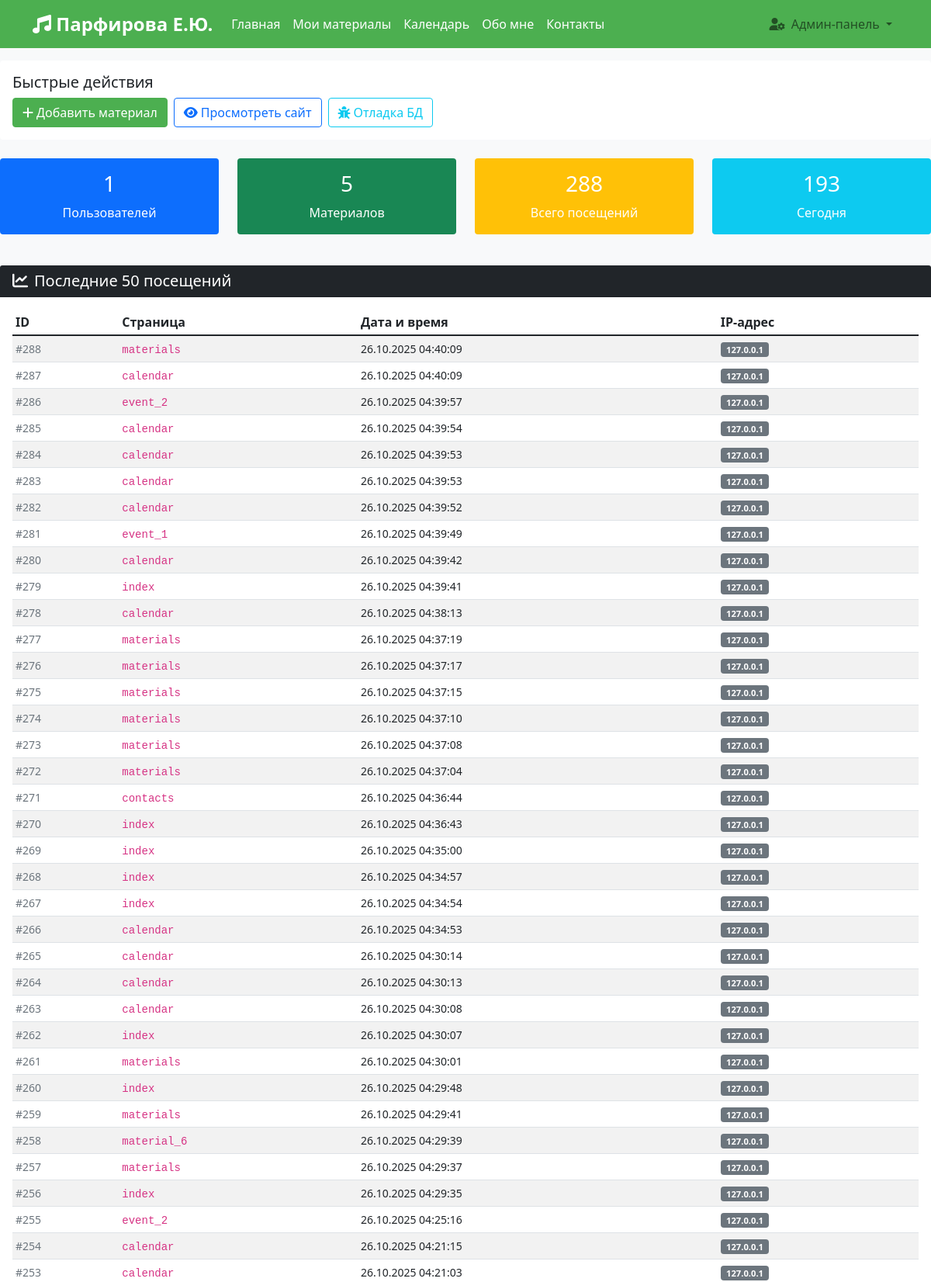
The page /admin/debug (signed in, upper part) on the database its author committed.
### models.py (models this page shows)
class PageVisit(db.Model):
    id = db.Column(db.Integer, primary_key=True)
    page = db.Column(db.String(100), nullable=False)
    visit_date = db.Column(db.DateTime, nullable=False, default=lambda: datetime.now(timezone.utc))
    ip_address = db.Column(db.String(45))

### app.py (the view)
@app.route('/admin/debug')
@login_required
def admin_debug():
    users = User.query.all()
    materials = Material.query.all()
    visits = PageVisit.query.order_by(PageVisit.visit_date.desc()).limit(50).all()
    stats = {
        'total_users': len(users),
        'total_materials': len(materials),
        'total_visits': PageVisit.query.count(),
        'recent_visits': PageVisit.query.filter(
            PageVisit.visit_date >= datetime.now(timezone.utc).date()
        ).count()
    }
    return render_template('admin/debug.html',
                         users=users,
                         materials=materials,
                         visits=visits,
                         stats=stats)

### app.py (called while the page is built)
@login_manager.user_loader
def load_user(user_id):
    return db.session.get(User, int(user_id))

### templates/admin/debug.html (shortened to what this page needs)
{% extends "base.html" %}
{% block content %}
<div class="row mb-4">
    <div class="col-12">
        <div class="card">
            <div class="card-body">
                <h5 class="card-title">Быстрые действия</h5>
                <div class="d-flex gap-2 flex-wrap">
                    <a href="{{ url_for('admin_materials') }}" class="btn btn-success">
                        <i class="fas fa-plus me-1"></i>Добавить материал
                    </a>
                    <a href="{{ url_for('materials') }}" class="btn btn-outline-primary">
                        <i class="fas fa-eye me-1"></i>Просмотреть сайт
                    </a>
                    <a href="{{ url_for('admin_debug') }}" class="btn btn-outline-info">
                        <i class="fas fa-bug me-1"></i>Отладка БД
                    </a>
                </div>
            </div>
        </div>
    </div>
</div>
    <div class="row mb-4">
        <div class="col-md-3 mb-3">
            <div class="card bg-primary text-white">
                <div class="card-body text-center">
                    <h3>{{ stats.total_users }}</h3>
                    <p class="mb-0">Пользователей</p>
                </div>
            </div>
        </div>
        <div class="col-md-3 mb-3">
            <div class="card bg-success text-white">
                <div class="card-body text-center">
                    <h3>{{ stats.total_materials }}</h3>
                    <p class="mb-0">Материалов</p>
                </div>
            </div>
        </div>
        <div class="col-md-3 mb-3">
            <div class="card bg-warning text-white">
                <div class="card-body text-center">
                    <h3>{{ stats.total_visits }}</h3>
                    <p class="mb-0">Всего посещений</p>
                </div>
            </div>
        </div>
        <div class="col-md-3 mb-3">
            <div class="card bg-info text-white">
                <div class="card-body text-center">
                    <h3>{{ stats.recent_visits }}</h3>
                    <p class="mb-0">Сегодня</p>
                </div>
            </div>
        </div>
    </div>
    <div class="card mb-4">
        <div class="card-header bg-dark text-white">
            <h5 class="mb-0"><i class="fas fa-chart-line me-2"></i>Последние 50 посещений</h5>
        </div>
        <div class="card-body">
            {% if visits %}
            <div class="table-responsive">
                <table class="table table-striped table-sm">
                    <thead>
                        <tr>
                            <th>ID</th>
                            <th>Страница</th>
                            <th>Дата и время</th>
                            <th>IP-адрес</th>
                        </tr>
                    </thead>
                    <tbody>
                        {% for visit in visits %}
                        <tr>
                            <td><small class="text-muted">#{{ visit.id }}</small></td>
                            <td>
                                <code>{{ visit.page }}</code>
                            </td>
                            <td>
                                <small>{{ visit.visit_date.strftime('%d.%m.%Y %H:%M:%S') }}</small>
                            </td>
                            <td>
                                <span class="badge bg-secondary">{{ visit.ip_address }}</span>
                            </td>
                        </tr>
                        {% endfor %}
                    </tbody>
                </table>
            </div>
            {% else %}
            <div class="text-center text-muted py-4">
                <i class="fas fa-inbox fa-3x mb-3"></i>
                <p>Нет данных о посещениях</p>
            </div>
            {% endif %}
        </div>
    </div>
{% endblock %}

### static/css/style.css (style rules this page uses)
:root { --primary-color: #4CAF50; --secondary-color: #FFC107; --accent-color: #2196F3; }
body { font-family: 'Segoe UI', Tahoma, Geneva, Verdana, sans-serif; background-color: #f8f9fa; }
.card { transition: transform 0.3s ease, box-shadow 0.3s ease; border: none; }
.badge { font-size: 0.7rem; }
.btn-success { background-color: var(--primary-color); border-color: var(--primary-color); }
.card { animation: fadeIn 0.6s ease-out; }

### rows shown on the page
PageVisit: id "288", page "materials", visit_date "26.10.2025 04:40:09", ip_address "127.0.0.1"
PageVisit: id "287", page "calendar", visit_date "26.10.2025 04:40:09", ip_address "127.0.0.1"
PageVisit: id "286", page "event_2", visit_date "26.10.2025 04:39:57", ip_address "127.0.0.1"
PageVisit: id "285", page "calendar", visit_date "26.10.2025 04:39:54", ip_address "127.0.0.1"
PageVisit: id "284", page "calendar", visit_date "26.10.2025 04:39:53", ip_address "127.0.0.1"
PageVisit: id "283", page "calendar", visit_date "26.10.2025 04:39:53", ip_address "127.0.0.1"
PageVisit: id "282", page "calendar", visit_date "26.10.2025 04:39:52", ip_address "127.0.0.1"
PageVisit: id "281", page "event_1", visit_date "26.10.2025 04:39:49", ip_address "127.0.0.1"
PageVisit: id "280", page "calendar", visit_date "26.10.2025 04:39:42", ip_address "127.0.0.1"
PageVisit: id "279", page "index", visit_date "26.10.2025 04:39:41", ip_address "127.0.0.1"
PageVisit: id "278", page "calendar", visit_date "26.10.2025 04:38:13", ip_address "127.0.0.1"
PageVisit: id "277", page "materials", visit_date "26.10.2025 04:37:19", ip_address "127.0.0.1"
PageVisit: id "276", page "materials", visit_date "26.10.2025 04:37:17", ip_address "127.0.0.1"
PageVisit: id "275", page "materials", visit_date "26.10.2025 04:37:15", ip_address "127.0.0.1"
PageVisit: id "274", page "materials", visit_date "26.10.2025 04:37:10", ip_address "127.0.0.1"
PageVisit: id "273", page "materials", visit_date "26.10.2025 04:37:08", ip_address "127.0.0.1"
PageVisit: id "272", page "materials", visit_date "26.10.2025 04:37:04", ip_address "127.0.0.1"
PageVisit: id "271", page "contacts", visit_date "26.10.2025 04:36:44", ip_address "127.0.0.1"
PageVisit: id "270", page "index", visit_date "26.10.2025 04:36:43", ip_address "127.0.0.1"
PageVisit: id "269", page "index", visit_date "26.10.2025 04:35:00", ip_address "127.0.0.1"
PageVisit: id "268", page "index", visit_date "26.10.2025 04:34:57", ip_address "127.0.0.1"
PageVisit: id "267", page "index", visit_date "26.10.2025 04:34:54", ip_address "127.0.0.1"
PageVisit: id "266", page "calendar", visit_date "26.10.2025 04:34:53", ip_address "127.0.0.1"
PageVisit: id "265", page "calendar", visit_date "26.10.2025 04:30:14", ip_address "127.0.0.1"
PageVisit: id "264", page "calendar", visit_date "26.10.2025 04:30:13", ip_address "127.0.0.1"
PageVisit: id "263", page "calendar", visit_date "26.10.2025 04:30:08", ip_address "127.0.0.1"
PageVisit: id "262", page "index", visit_date "26.10.2025 04:30:07", ip_address "127.0.0.1"
PageVisit: id "261", page "materials", visit_date "26.10.2025 04:30:01", ip_address "127.0.0.1"
PageVisit: id "260", page "index", visit_date "26.10.2025 04:29:48", ip_address "127.0.0.1"
PageVisit: id "259", page "materials", visit_date "26.10.2025 04:29:41", ip_address "127.0.0.1"
PageVisit: id "258", page "material_6", visit_date "26.10.2025 04:29:39", ip_address "127.0.0.1"
PageVisit: id "257", page "materials", visit_date "26.10.2025 04:29:37", ip_address "127.0.0.1"
PageVisit: id "256", page "index", visit_date "26.10.2025 04:29:35", ip_address "127.0.0.1"
PageVisit: id "255", page "event_2", visit_date "26.10.2025 04:25:16", ip_address "127.0.0.1"
PageVisit: id "254", page "calendar", visit_date "26.10.2025 04:21:15", ip_address "127.0.0.1"
PageVisit: id "253", page "calendar", visit_date "26.10.2025 04:21:03", ip_address "127.0.0.1"

### other values the page prints
{{ stats.total_users }} "1"
{{ stats.total_materials }} "5"
{{ stats.total_visits }} "288"
{{ stats.recent_visits }} "193"
